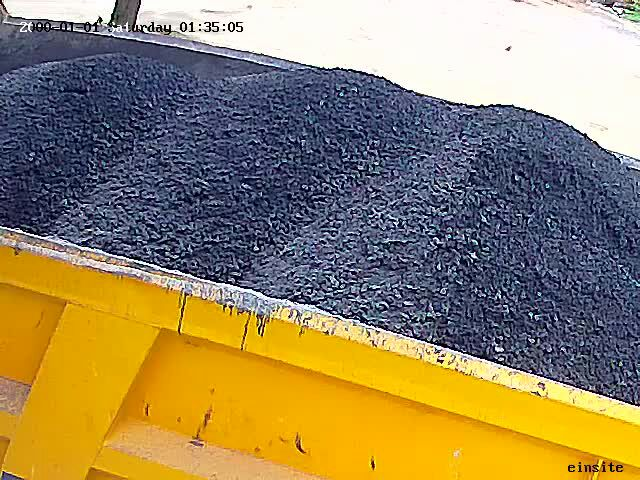
#> input picture Test/IMGWA0010.jpeg, 640 x 480 px
$ python HistogramCompare.py --image1 IMGWA0010.jpeg --image2 IMGWA0019.jpeg
#> lines starting #> are read from the running program, lines starting #| are printed output that depends on the picture
import cv2
import argparse
from matplotlib import pyplot as plt
from skimage.feature import local_binary_pattern
from scipy.stats import itemfreq
import numpy as np
import os

# def makeHistogram(path):
#     image = cv2.imread(path)
#     imageGray = cv2.cvtColor(image, cv2.COLOR_RGB2GRAY)
#
#
#     radius = 3
#     noPoints = 8*radius
#     lbp = local_binary_pattern(imageGray, noPoints, radius, method='uniform')
#     x= itemfreq(lbp.ravel())
#     hist = x[:,1]/sum(x[:,1])
#     hist = np.float32(hist)
#     hist = np.float32(hist)
#     plt.plot(hist)
#     plt.show()
#
#     # hist = cv2.calcHist([imageGray], [0], None, [256], [0,256])
#     # hist = cv2.normalize(hist).flatten()
#     # hist = np.float32(hist)
#
#     # hist = cv2.equalizeHist(imageGray)
#     # hist = np.float32(hist)
#
#     # res = np.hstack((imageGray,hist)) #stacking images side-by-side
#     # cv2.imwrite('res.png', res)
#     # path = os.getcwd()
#     # path = path + "/res.png"
#     # print(path)
#     # cv2.imshow("win",cv2.imread(path))
#     # cv2.waitKey()
#     return hist
#
parseObj =argparse.ArgumentParser()
parseObj.add_argument("-i1","--image1", required="True", help="Image path needed")
parseObj.add_argument("-i2","--image2", required="True", help="Image path needed")

args = vars(parseObj.parse_args())
# [13 lines of commented-out code are left out]


histArr = []
for val in args.values():
    image = cv2.imread(val)
#> image is the input picture: shape (480, 640, 3); mean B, G, R 97.7, 133.3, 149.3
    imagrGray = cv2.cvtColor(image, cv2.COLOR_RGB2GRAY)
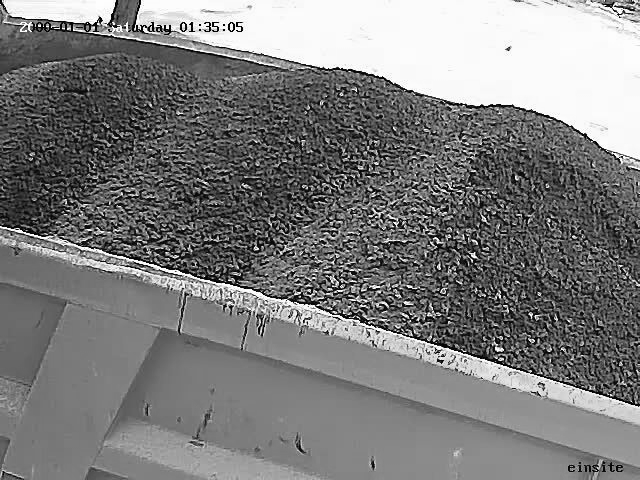
#> imagrGray: shape (480, 640); min 0, max 255, mean 124.5
    # [11 lines of commented-out code are left out]
    hist = cv2.calcHist([imagrGray], [0], None, [256], [0,256])
#> hist = 256 values, max 19610 at index 251, min 95 at index 0, mean 1200
    # hist = cv2.normalize(hist).flatten()
    plt.plot(hist)
    plt.xlim([0, 256])
    plt.show()
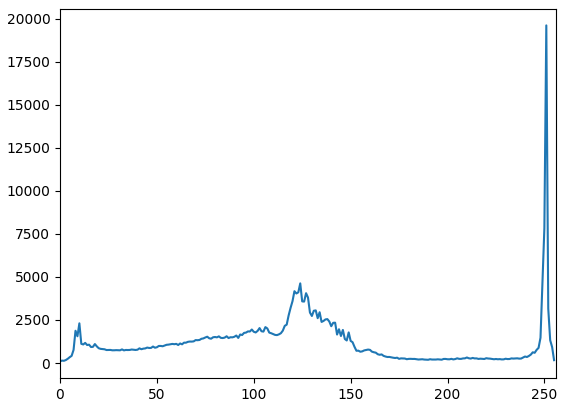
#> figure drawn by matplotlib, 1 panel; curve peaks at x = 251, y = 19610
    histArr.append(hist)
#> pass 2 of the loop `for val in args.values():`:
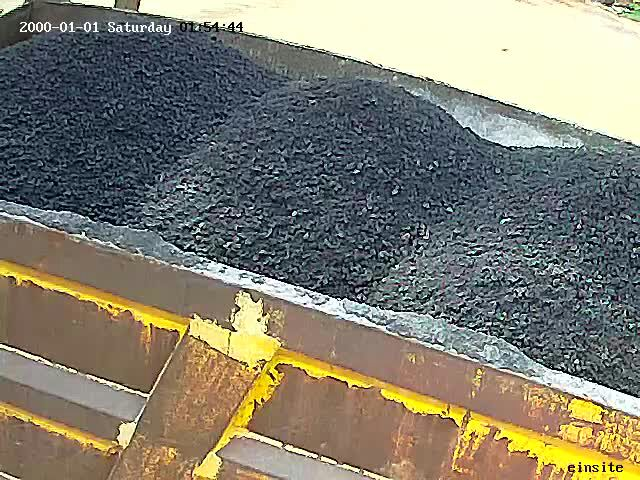
#> input picture Test/IMGWA0019.jpeg, 640 x 480 px
#> image is the input picture: shape (480, 640, 3); mean B, G, R 113.5, 127.8, 130.5
#> `imagrGray = cv2.cvtColor(image, cv2.COLOR_RGB2GRAY)`:
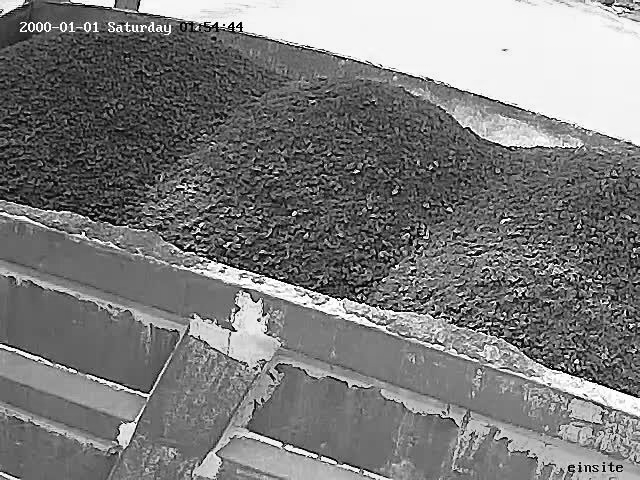
#> imagrGray: shape (480, 640); min 0, max 255, mean 123.8
#> hist = 256 values, max 15011 at index 245, min 7 at index 0, mean 1200
#> `plt.show()`:
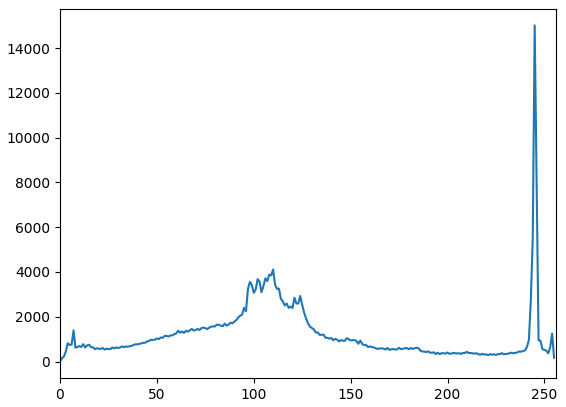
#> figure drawn by matplotlib, 1 panel; curve peaks at x = 245, y = 15011
    # [5 lines of commented-out code are left out]

print(histArr)
#> (printed output is left out)
d1 = cv2.compareHist(histArr[0], histArr[1], cv2.HISTCMP_BHATTACHARYYA)
#> d1 = 0.298
d2 = cv2.compareHist(histArr[0], histArr[1], cv2.HISTCMP_INTERSECT)
#> d2 = 222109
d3 = cv2.compareHist(histArr[0], histArr[1], cv2.HISTCMP_CHISQR)
#> d3 = 568710.7
d4 = cv2.compareHist(histArr[0], histArr[1], cv2.HISTCMP_CORREL)
#> d4 = 0.196
print(d1)
print(d2)
print(d3)
print(d4)
